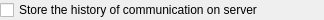
<?xml version="1.0" encoding="UTF-8"?>
<ui version="4.0">
 <class>HistoryOptionsWidgetClass</class>
 <widget class="QWidget" name="HistoryOptionsWidgetClass">
  <property name="geometry">
   <rect>
    <x>0</x>
    <y>0</y>
    <width>324</width>
    <height>17</height>
   </rect>
  </property>
  <layout class="QVBoxLayout" name="verticalLayout">
   <property name="margin">
    <number>0</number>
   </property>
   <item>
    <widget class="QCheckBox" name="chbAutoSave">
     <property name="text">
      <string>Store the history of communication on server</string>
     </property>
    </widget>
   </item>
  </layout>
 </widget>
 <layoutdefault spacing="6" margin="11"/>
 <resources/>
 <connections/>
</ui>
